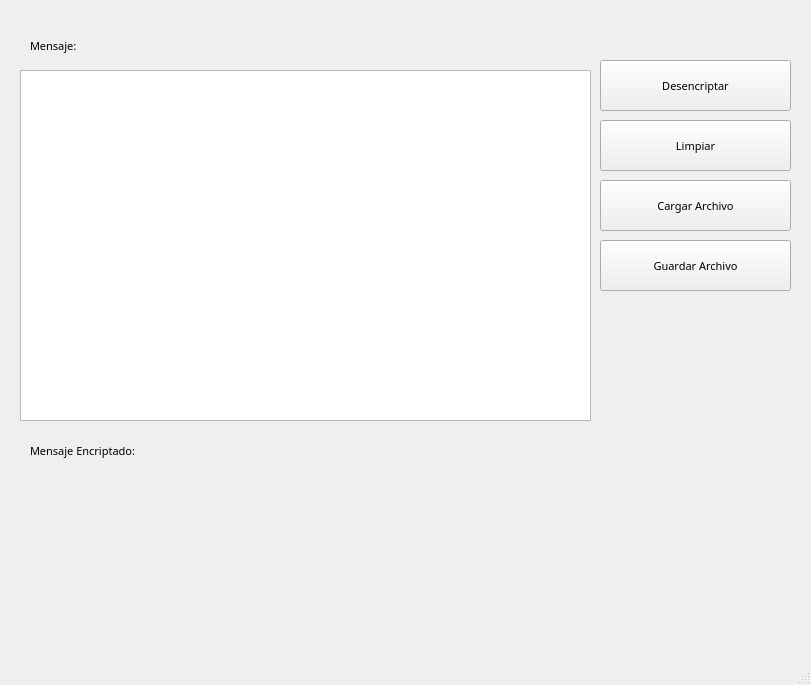
<?xml version="1.0" encoding="UTF-8"?>
<ui version="4.0">
 <class>SistemaDesencriptar</class>
 <widget class="QMainWindow" name="SistemaDesencriptar">
  <property name="geometry">
   <rect>
    <x>0</x>
    <y>0</y>
    <width>811</width>
    <height>685</height>
   </rect>
  </property>
  <property name="windowTitle">
   <string>MainWindow</string>
  </property>
  <widget class="QWidget" name="centralwidget">
   <widget class="QPushButton" name="Desencriptar_3">
    <property name="geometry">
     <rect>
      <x>600</x>
      <y>180</y>
      <width>191</width>
      <height>51</height>
     </rect>
    </property>
    <property name="font">
     <font>
      <family>8514oem</family>
      <pointsize>8</pointsize>
     </font>
    </property>
    <property name="text">
     <string>Cargar Archivo</string>
    </property>
    <property name="icon">
     <iconset>
      <normaloff>images/cargar.png</normaloff>images/cargar.png</iconset>
    </property>
   </widget>
   <widget class="QPushButton" name="Desencriptar_4">
    <property name="geometry">
     <rect>
      <x>600</x>
      <y>240</y>
      <width>191</width>
      <height>51</height>
     </rect>
    </property>
    <property name="font">
     <font>
      <family>8514oem</family>
      <pointsize>8</pointsize>
     </font>
    </property>
    <property name="text">
     <string>Guardar Archivo</string>
    </property>
    <property name="icon">
     <iconset>
      <normaloff>images/descargar.png</normaloff>images/descargar.png</iconset>
    </property>
   </widget>
   <widget class="QLabel" name="label">
    <property name="geometry">
     <rect>
      <x>30</x>
      <y>30</y>
      <width>121</width>
      <height>31</height>
     </rect>
    </property>
    <property name="font">
     <font>
      <family>8514oem</family>
      <pointsize>8</pointsize>
     </font>
    </property>
    <property name="text">
     <string>Mensaje:</string>
    </property>
   </widget>
   <widget class="QLabel" name="label_2">
    <property name="geometry">
     <rect>
      <x>30</x>
      <y>430</y>
      <width>261</width>
      <height>41</height>
     </rect>
    </property>
    <property name="font">
     <font>
      <family>8514oem</family>
      <pointsize>8</pointsize>
     </font>
    </property>
    <property name="text">
     <string>Mensaje Encriptado:</string>
    </property>
   </widget>
   <widget class="QTextEdit" name="textEdit">
    <property name="geometry">
     <rect>
      <x>20</x>
      <y>70</y>
      <width>571</width>
      <height>351</height>
     </rect>
    </property>
   </widget>
   <widget class="QPushButton" name="Desencriptar_5">
    <property name="geometry">
     <rect>
      <x>600</x>
      <y>120</y>
      <width>191</width>
      <height>51</height>
     </rect>
    </property>
    <property name="font">
     <font>
      <family>8514oem</family>
      <pointsize>8</pointsize>
     </font>
    </property>
    <property name="text">
     <string>Limpiar</string>
    </property>
    <property name="icon">
     <iconset>
      <normaloff>images/clean.png</normaloff>images/clean.png</iconset>
    </property>
   </widget>
   <widget class="QPushButton" name="Encriptar_6">
    <property name="geometry">
     <rect>
      <x>600</x>
      <y>60</y>
      <width>191</width>
      <height>51</height>
     </rect>
    </property>
    <property name="font">
     <font>
      <family>8514oem</family>
      <pointsize>8</pointsize>
     </font>
    </property>
    <property name="text">
     <string>Desencriptar</string>
    </property>
    <property name="icon">
     <iconset>
      <normaloff>images/desencriptar.png</normaloff>images/desencriptar.png</iconset>
    </property>
   </widget>
  </widget>
  <widget class="QMenuBar" name="menubar">
   <property name="geometry">
    <rect>
     <x>0</x>
     <y>0</y>
     <width>811</width>
     <height>26</height>
    </rect>
   </property>
  </widget>
  <widget class="QStatusBar" name="statusbar"/>
 </widget>
 <resources/>
 <connections/>
</ui>
